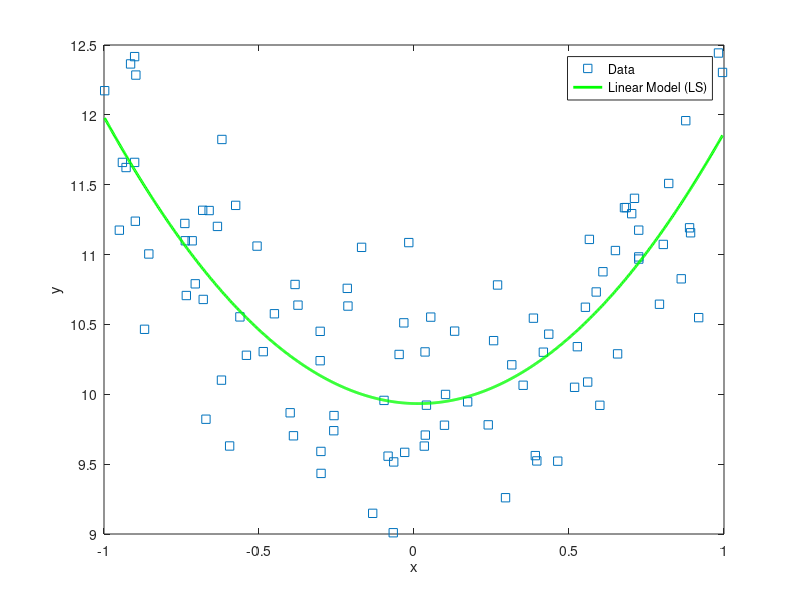

Write MATLAB code to recreate this figure.
clc;
clear;
close all;

n=100;

x=unifrnd(-1,1,[n 1]);

a=2;
b=10;
sigma=0.5;
y=a*x.^2+b+sigma*randn(size(x));

X=[x.^2 x ones(n,1)];
Y=y;

theta=pinv(X)*Y;

xmin=min(x);
xmax=max(x);
xx=linspace(xmin,xmax,1000);
yy=theta(1)*xx.^2+theta(2)*xx+theta(3);

figure;
plot(x,y,'s');
hold on;
plot(xx,yy,'g','LineWidth',2);
legend('Data','Linear Model (LS)');
xlabel('x');
ylabel('y');



